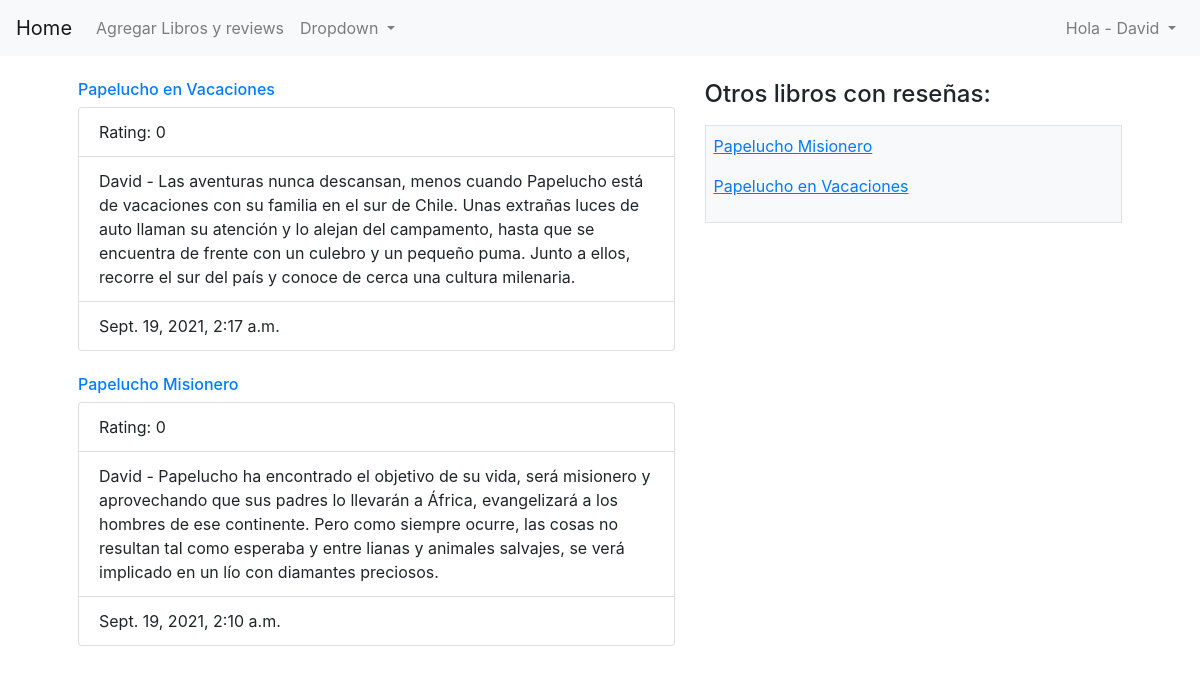
Before: /libros/ (signed in) with the older database file.
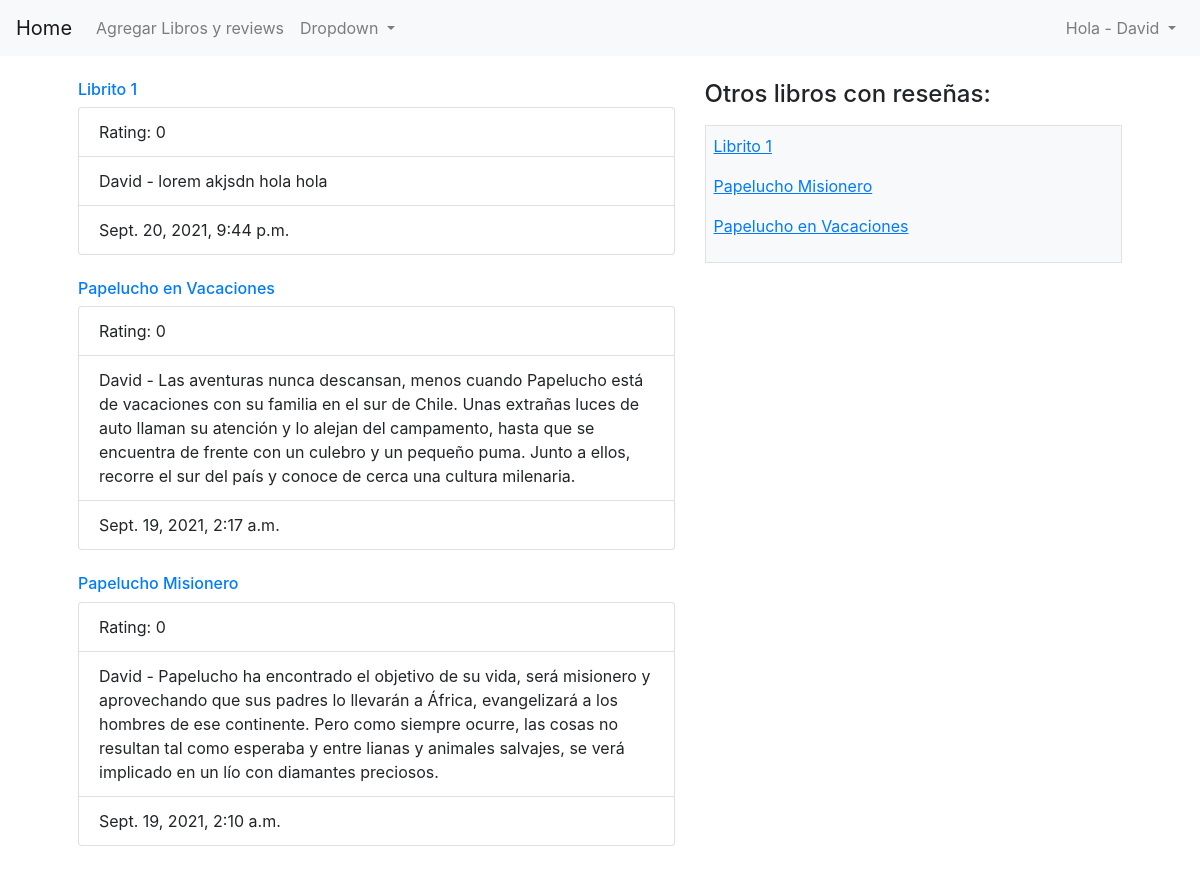
After: the same page with the newer database file.
### login/models.py (models this page shows)
class Libro(models.Model):
    id = models.AutoField(primary_key=True)
    titulo = models.CharField(max_length=40)
    autor = models.ForeignKey(Autor, on_delete=CASCADE, related_name="libros")

class Review(models.Model):
    id = models.AutoField(primary_key=True)
    usuario = models.ForeignKey(User, on_delete=CASCADE, related_name="reviews")
    contenido = models.TextField(default='')
    libro = models.ForeignKey(Libro, on_delete=CASCADE, related_name="reviews")
    created_at = models.DateTimeField(auto_now_add=True)
    updated_at = models.DateTimeField(auto_now=True)
    rating = models.IntegerField(default=0)

class User(models.Model):
    id = models.AutoField(primary_key=True)
    nombre = models.CharField(max_length=40)
    alias = models.CharField(max_length=40)
    email = models.CharField(max_length=40)
    password = models.CharField(max_length=255)
    rol = models.PositiveIntegerField(default=1)
    created_at = models.DateTimeField(auto_now_add=True)
    updated_at = models.DateTimeField(auto_now=True)
    objects = UserManager()

### home/views.py (the view)
# urls.py: path('libros/', include('home.urls')),
def libros(request):
    if 'user_id' not in request.session:
        return redirect('login')
    context = {
        "active_user": User.objects.get(id=request.session['user_id']),
        "ultimos_reviews": Libro.objects.all().order_by('id').reverse()[:3],  #.order_by('-id)[:3],
        "lista_libros": Libro.objects.all().order_by('titulo'),
    }
    return render(request, 'libros.html', context)

### login/templates/libros.html (shortened to what this page needs)
<!DOCTYPE html>
<html lang="en">
<head>
    {% load static %}
    <link rel="stylesheet" href="https://cdn.jsdelivr.net/npm/bootstrap@4.6.0/dist/css/bootstrap.min.css">
</head>
<body>
    <div class="wrapper">
        {% include "navbar.html" %}
        <br>
        <div class="container-fluid">
            <div class="row mx-5">
                <div class="col-7">
                    {% for libro in ultimos_reviews %}
                    <a href="/libros/{{libro.id}}">
                        <h6>{{libro.titulo}}</h6>
                    </a>
                    <ul class="list-group">
                        <li class="list-group-item">Rating: {{libro.reviews.last.rating}}</li>
                        <li class="list-group-item">{{libro.reviews.last.usuario.nombre}} - {{libro.reviews.last.contenido}}</li>
                        <li class="list-group-item">{{libro.reviews.last.updated_at}}</li>
                    </ul>
                    <br /> {% endfor%}
                </div>
                <div class="col-5">
                    <h4 class="mb-3">Otros libros con reseñas:</h4>
                    <div class="h-auto w-100 border border-ligth py-2 px-2 bg-light text-dark overflow-auto">
                        {% for libro in lista_libros %}
                        <a href="/libros/{{libro.id}}">
                            <p><ins>{{libro.titulo}}</ins></p>
                        </a>
                        {% endfor %}
                    </div>
                </div>
            </div>
        </div>
    </div>
</body>
</html>

Changed rows visible on the page:
added Libro: titulo "Librito 1", reviews.last.rating "0", reviews.last.usuario.nombre "David", reviews.last.contenido "lorem akjsdn hola hola", reviews.last.updated_at "Sept. 20, 2021, 9:44 p.m."
